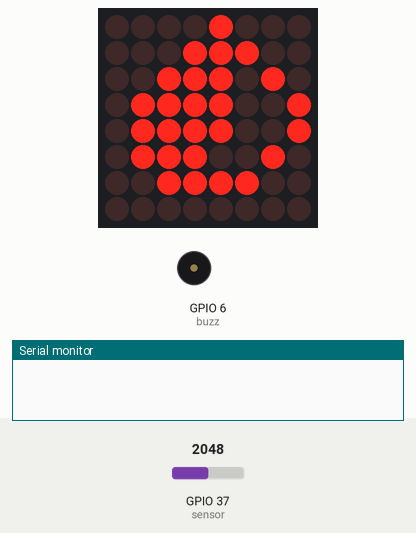
Simulated run of this sketch. Board: ESP32. Shown: 8×8 LED matrix, buzzer (waves = sounding, pin HIGH), the last lines printed to the serial monitor. Inputs (shaded band) come from the test bench; at power-on: GPIO 37 (sensor) = 2048.

Above: at 4.5 s.
At 7.1 s:
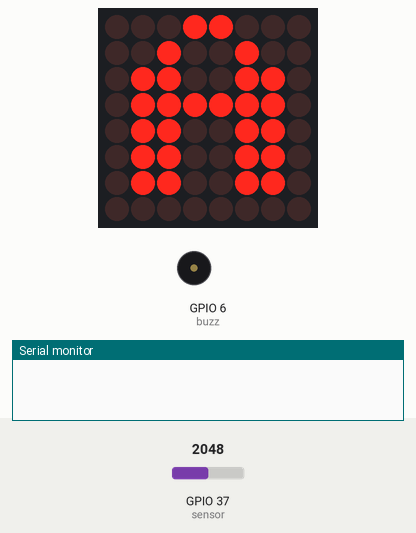
At 13.6 s:
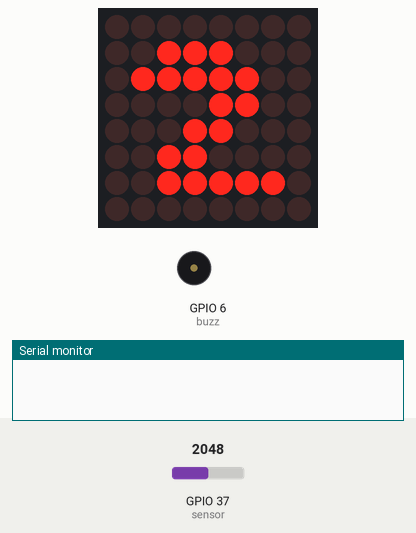
At 22.8 s:
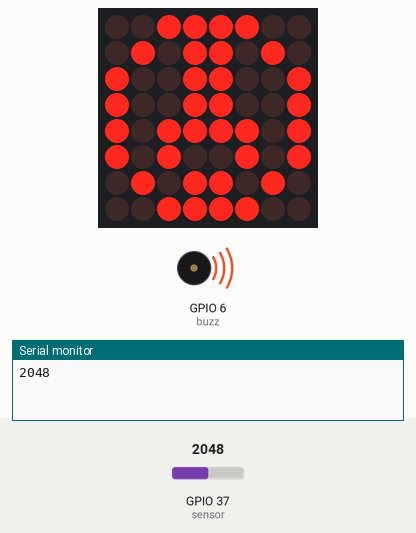
Timing chart, 0 to 24.3 s (numbered marks = the images above):
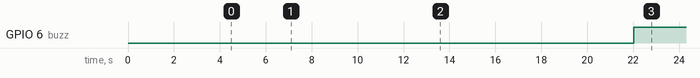

The sketch:

Practica55555555.ino
```cpp
#include <Ticker.h>
#include "LedControl.h" //Libreria de la matriz led

void impresion(void);
Ticker Interrupcion(impresion, 3000); //Cada 3 segundos, realiza una interrupcion

int toma;//nos ayudara a tomar el valor del sensor
int buzz=6;//indica el pin del buzzer
int sensor=A1;//indica el pin del sensor

LedControl MATLED = LedControl(11,13,10,1);	// crea objeto

byte caracter[8] = {		//Arreglo para mostrar ALERTA
0x3c, 0x5a, 0x99, 0x99, 0xbd, 0xa5, 0x5a, 0x3c
};

byte caracter_1[8] = {		//Arreglo para mostrar la llama
0x8, 0x1c, 0x3a, 0x79, 0x79, 0x72, 0x3c, 0x0
};

byte caracter_2[8] = { //Arreglo para mostrar la letra M
0x0, 0x36, 0x36, 0x6b, 0x63, 0xc3, 0xc3, 0x0
};

byte caracter_3[8] = { //Arreglo para mostrar la letra A
 0x18, 0x24, 0x66, 0x7e, 0x66, 0x66, 0x66, 0x0
};

byte caracter_4[8] = { //Arreglo para mostrar la letra R
 0x3c, 0x66, 0x66, 0x66, 0x78, 0x66, 0x66, 0x66
};

byte caracter_5[8] = { //Arreglo para mostrar la letra C
 0x0, 0x3c, 0x46, 0x46, 0x40, 0x46, 0x46, 0x3c
};

byte caracter_6[8] = { //Arreglo para mostrar la letra O
 0x3c, 0x66, 0x42, 0x42, 0x42, 0x66, 0x3c, 0x0
};

byte caracter_7[8] = { //Arreglo para mostrar la letra S
 0x0, 0x38, 0x44, 0x40, 0x38, 0x4, 0x4, 0x78
};

byte caracter_8[8] = { //Arreglo para mostrar el numero 2
 0x0, 0x38, 0x7c, 0xc, 0x18, 0x30, 0x3e, 0x0
};

byte caracter_9[8] = { //Arreglo para mostrar el numero 0
 0x0, 0x3c, 0x72, 0x62, 0x46, 0x4e, 0x3c, 0x0
};

byte caracter_10[8] = { //Arreglo para mostrar el numero 2
 0x0, 0x38, 0x7c, 0xc, 0x18, 0x30, 0x3e, 0x0
};

byte caracter_11[8] = { //Arreglo para mostrar el numero 2
 0x0, 0x38, 0x7c, 0xc, 0x18, 0x30, 0x3e, 0x0
};

byte caracter_12[8] = { //Arreglo para mostrar el numero 0
 0x0, 0x3c, 0x72, 0x62, 0x46, 0x4e, 0x3c, 0x0
};

byte caracter_13[8] = { //Arreglo para mostrar el numero 2
 0x0, 0x38, 0x7c, 0xc, 0x18, 0x30, 0x3e, 0x0
};

byte caracter_14[8] = { //Arreglo para mostrar el numero 8
0x3c, 0x42, 0x42, 0x3c, 0x42, 0x42, 0x42, 0x3c
};

void setup() {
  Serial.begin(9600);  //Inicio la comunicacion serial

  MATLED.shutdown(0,false);			// enciende la matriz
  MATLED.setIntensity(0,4);			// establece brillo
  MATLED.clearDisplay(0);	//se indica para limpiar la matriz led
  //Interrupcion.start();   //Inicializa la libreria y las interrupciones por software
  pinMode(buzz, OUTPUT); //que el pin buzz se encuentra como salida

  //IMPRIME TODO LOS CARACTERES INDICADOS
  delay(1500);
  Dibujo();
  delay(1500);
  Dibujo_2();
  delay(500);
  letra_2();
  delay(500);
  letra_3();
  delay(500);
  letra_4();
  delay(500);
  letra_5();
  delay(500);
  letra_6();
  delay(500);
  letra_7();
  delay(500);
  numero();
  delay(500);
  numero_1();
  delay(500);
  numero_2();
  delay(500);
  numero_3();
  delay(500);
  numero_4();
  delay(500);
  numero_5();
  delay(500);
  numero_6();
  delay(500);
}

void loop() {
  //Interrupcion.update(); //Actualiza la libreria para poder mantener la interrupcion al pendiente

  toma = analogRead(sensor);
  Serial.println(toma);
  if(toma >400){
    digitalWrite(buzz, HIGH);//que encienda el buzzer
    Dibujo();//Que haga lo que esta en la funcion
    delay(1000);//tome un descanso
    MATLED.clearDisplay(0);	//se indica para limpiar la matriz led
    Dibujo_2();
    delay(1000);
    MATLED.clearDisplay(0);	//se indica para limpiar la matriz led
  }else{
    digitalWrite(buzz, LOW);//APAGAR EL BUZZ
    delay(1000);
    MATLED.clearDisplay(0);	//se indica para limpiar la matriz led
  }

}


//funcion para mostrar figura 1
void Dibujo(){//se crea la funcion para figura
     MATLED.clearDisplay(0);
      for (int i = 0; i < 8; i++)  		// bucle itera 8 veces por el array
     {
     MATLED.setRow(0,i,caracter[i]);		// establece fila con valor de array cero en misma posicion
     delay(100);
     }
}

void Dibujo_2(){//se crea la funcion para mostrar la llama
     MATLED.clearDisplay(0);
      for (int i = 0; i < 8; i++)  		// bucle itera 8 veces por el array
     {
     MATLED.setRow(0,i,caracter_1[i]);		// establece fila con valor de array cero en misma posicion
     delay(100);
     }
}

//funcion para la llama
void letra(){//se crea la funcion para figura
     MATLED.clearDisplay(0);
      for (int i = 0; i < 8; i++)  		// bucle itera 8 veces por el array
     {
     MATLED.setRow(0,i,caracter[i]);		// establece fila con valor de array cero en misma posicion
     delay(100);
     }
}

//funcion para la   M
void letra_2(){//se crea la funcion para figura
     MATLED.clearDisplay(0);
      for (int i = 0; i < 8; i++)  		// bucle itera 8 veces por el array
     {
     MATLED.setRow(0,i,caracter_2[i]);		// establece fila con valor de array cero en misma posicion
     delay(100);
     }
}

//funcion para la A
void letra_3(){//se crea la funcion para figura
     MATLED.clearDisplay(0);
      for (int i = 0; i < 8; i++)  		// bucle itera 8 veces por el array
     {
     MATLED.setRow(0,i,caracter_3[i]);		// establece fila con valor de array cero en misma posicion
     delay(100);
     }
}

//funcion para la R
void letra_4(){//se crea la funcion para figura
     MATLED.clearDisplay(0);
      for (int i = 0; i < 8; i++)  		// bucle itera 8 veces por el array
     {
     MATLED.setRow(0,i,caracter_4[i]);		// establece fila con valor de array cero en misma posicion
     delay(100);
     }
}

//funcion para la C
void letra_5(){//se crea la funcion para figura
     MATLED.clearDisplay(0);
      for (int i = 0; i < 8; i++)  		// bucle itera 8 veces por el array
     {
     MATLED.setRow(0,i,caracter_5[i]);		// establece fila con valor de array cero en misma posicion
     delay(100);
     }
}

//funcion para la O
void letra_6(){//se crea la funcion para figura
     MATLED.clearDisplay(0);
      for (int i = 0; i < 8; i++)  		// bucle itera 8 veces por el array
     {
     MATLED.setRow(0,i,caracter_6[i]);		// establece fila con valor de array cero en misma posicion
     delay(100);
     }
}

//funcion para la S
void letra_7(){//se crea la funcion para figura
     MATLED.clearDisplay(0);
      for (int i = 0; i < 8; i++)  		// bucle itera 8 veces por el array
     {
     MATLED.setRow(0,i,caracter_7[i]);		// establece fila con valor de array cero en misma posicion
     delay(100);
     }
}

//funcion para el 2
void numero(){//se crea la funcion para figura
     MATLED.clearDisplay(0);
      for (int i = 0; i < 8; i++)  		// bucle itera 8 veces por el array
     {
     MATLED.setRow(0,i,caracter_8[i]);		// establece fila con valor de array cero en misma posicion
     delay(100);
     }
}

//funcion para el 0
void numero_1(){//se crea la funcion para figura
     MATLED.clearDisplay(0);
      for (int i = 0; i < 8; i++)  		// bucle itera 8 veces por el array
     {
     MATLED.setRow(0,i,caracter_9[i]);		// establece fila con valor de array cero en misma posicion
     delay(100);
     }
}

//funcion para el 2
void numero_2(){//se crea la funcion para figura
     MATLED.clearDisplay(0);
      for (int i = 0; i < 8; i++)  		// bucle itera 8 veces por el array
     {
     MATLED.setRow(0,i,caracter_10[i]);		// establece fila con valor de array cero en misma posicion
     delay(100);
     }
}

//funcion para el 2
void numero_3(){//se crea la funcion para figura
     MATLED.clearDisplay(0);
      for (int i = 0; i < 8; i++)  		// bucle itera 8 veces por el array
     {
     MATLED.setRow(0,i,caracter_11[i]);		// establece fila con valor de array cero en misma posicion
     delay(100);
     }
}

//funcion para el 0
void numero_4(){//se crea la funcion para figura
     MATLED.clearDisplay(0);
      for (int i = 0; i < 8; i++)  		// bucle itera 8 veces por el array
     {
     MATLED.setRow(0,i,caracter_12[i]);		// establece fila con valor de array cero en misma posicion
     delay(100);
     }
}

//funcion para el 2
void numero_5(){//se crea la funcion para figura
     MATLED.clearDisplay(0);
      for (int i = 0; i < 8; i++)  		// bucle itera 8 veces por el array
     {
     MATLED.setRow(0,i,caracter_13[i]);		// establece fila con valor de array cero en misma posicion
     delay(100);
     }
}

//funcion para el 8
void numero_6(){//se crea la funcion para figura
     MATLED.clearDisplay(0);
      for (int i = 0; i < 8; i++)  		// bucle itera 8 veces por el array
     {
     MATLED.setRow(0,i,caracter_14[i]);		// establece fila con valor de array cero en misma posicion
     delay(100);
     }
}


//par la interrupcion
void impresion(void){
 Serial.println(toma);//se imprima el valor del sensor
}
```

Measured:
- by itself, GPIO 6 (buzz): LOW → HIGH at 22.0 s
- by itself, everything shown: repeats every 3.6 s, in 9 steps
- what the display in image 0 shows lasts 0.7 s, from 4.4 s to 5.1 s
